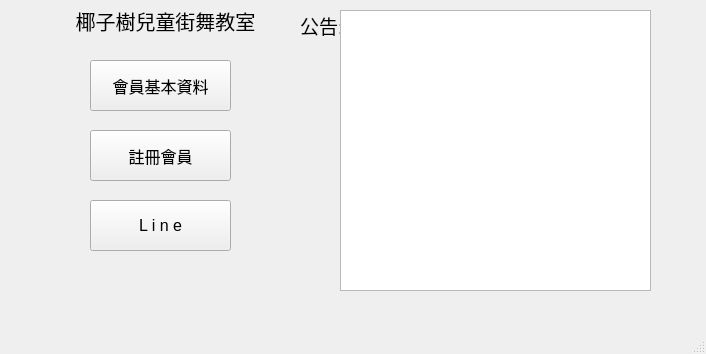
<?xml version="1.0" encoding="UTF-8"?>
<ui version="4.0">
 <class>MainWindow</class>
 <widget class="QMainWindow" name="MainWindow">
  <property name="geometry">
   <rect>
    <x>0</x>
    <y>0</y>
    <width>706</width>
    <height>354</height>
   </rect>
  </property>
  <property name="windowTitle">
   <string>MainWindow</string>
  </property>
  <widget class="QWidget" name="centralwidget">
   <widget class="QPushButton" name="pushButton">
    <property name="geometry">
     <rect>
      <x>90</x>
      <y>60</y>
      <width>141</width>
      <height>51</height>
     </rect>
    </property>
    <property name="font">
     <font>
      <pointsize>12</pointsize>
     </font>
    </property>
    <property name="text">
     <string>會員基本資料</string>
    </property>
   </widget>
   <widget class="QPushButton" name="pushButton_2">
    <property name="geometry">
     <rect>
      <x>90</x>
      <y>130</y>
      <width>141</width>
      <height>51</height>
     </rect>
    </property>
    <property name="font">
     <font>
      <pointsize>12</pointsize>
     </font>
    </property>
    <property name="text">
     <string>註冊會員</string>
    </property>
   </widget>
   <widget class="QPushButton" name="pushButton_3">
    <property name="geometry">
     <rect>
      <x>90</x>
      <y>200</y>
      <width>141</width>
      <height>51</height>
     </rect>
    </property>
    <property name="font">
     <font>
      <pointsize>12</pointsize>
     </font>
    </property>
    <property name="text">
     <string>L i n e</string>
    </property>
   </widget>
   <widget class="QLabel" name="label">
    <property name="geometry">
     <rect>
      <x>0</x>
      <y>0</y>
      <width>331</width>
      <height>41</height>
     </rect>
    </property>
    <property name="font">
     <font>
      <pointsize>15</pointsize>
     </font>
    </property>
    <property name="text">
     <string>椰子樹兒童街舞教室</string>
    </property>
    <property name="alignment">
     <set>Qt::AlignCenter</set>
    </property>
   </widget>
   <widget class="QLabel" name="label_2">
    <property name="geometry">
     <rect>
      <x>300</x>
      <y>0</y>
      <width>81</width>
      <height>51</height>
     </rect>
    </property>
    <property name="font">
     <font>
      <pointsize>14</pointsize>
     </font>
    </property>
    <property name="text">
     <string>公告:</string>
    </property>
   </widget>
   <widget class="QListWidget" name="listWidget">
    <property name="geometry">
     <rect>
      <x>340</x>
      <y>10</y>
      <width>311</width>
      <height>281</height>
     </rect>
    </property>
   </widget>
  </widget>
  <widget class="QMenuBar" name="menubar">
   <property name="geometry">
    <rect>
     <x>0</x>
     <y>0</y>
     <width>706</width>
     <height>18</height>
    </rect>
   </property>
  </widget>
  <widget class="QStatusBar" name="statusbar"/>
 </widget>
 <resources/>
 <connections/>
</ui>
